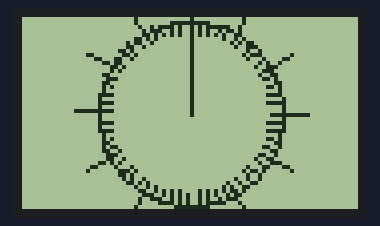
Simulated run of this sketch. Board: Arduino Uno, built with avr-gcc and run on an emulated ATmega328P. On the bench: 84×48 one-colour display.

Above: at 2.1 s.
At 6.3 s:
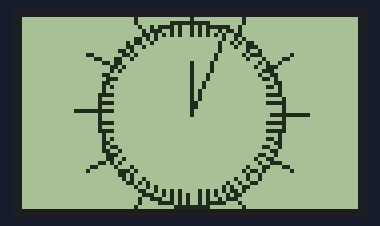
At 10.5 s:
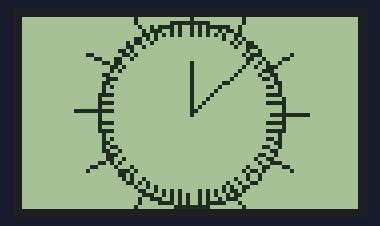
At 19.9 s:
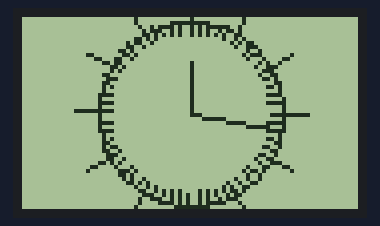
At 29.4 s:
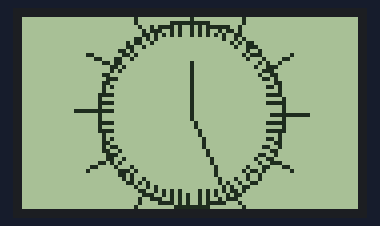
At 38.8 s:
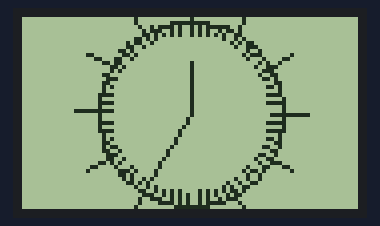

Measured:
- what the display in image 0 shows lasts 1.0 s, from 2.1 s to 3.1 s

The sketch:

analog_saatt.ino
```cpp
//https://engineeringvolkan.wordpress.com
//VOLKAN UNAL
//NOKİA5110 EKRAN KULLANILMIŞTIR , DİĞER EKRANLAR İÇİN SADECE KÜTÜPHANE DEĞİŞTİRMENİZ YETERLİDİR.
//SAAT MANTIĞI DEĞİŞMEYECEKTİR.

#include <SPI.h>
#include <Adafruit_GFX.h>
#include <Adafruit_PCD8544.h>
Adafruit_PCD8544 display = Adafruit_PCD8544(7, 6, 5, 4, 3);
int saat_merkezx=42;
int saat_merkezy=24;
int saat_yaricapi=23;
const float dereceden_aciya=0.0174533;
int i,y,z;
void setup() {
  display.begin();
  display.setContrast(20);
  display.clearDisplay();
  display.display();
  delay(2000);
}
void ekran_ayarla()
{
   display.drawCircle(saat_merkezx,saat_merkezy,saat_yaricapi,BLACK);
  for(int i=0; i<12; i++)
  {
     saat_cubuklari(i);
  }
  for(int i=0; i<60; i++)
  {
    saat_ibreleri(i);
  }
}
void loop()
{
    display.clearDisplay();
    ekran_ayarla();
    saniye_ciz(i);
    dakika_ciz(y);
    saat_ciz(z);
    //display.setCursor(24,24);
   // display.print("volkan");
    display.display();
    delay(1000);
    i++;
    if(i>=60) { i=i%60; y++;}
    if(y>=60) { y=y%60; z++;}
}
void saniye_ciz(int saniye)
{
  float saniye_x,saniye_y;
  saniye_x =23*cos((saniye*6+270)*dereceden_aciya);
  saniye_y =23*sin((saniye*6+270)*dereceden_aciya);
  display.drawLine(saat_merkezx,saat_merkezy,saniye_x+saat_merkezx,saniye_y+saat_merkezy,BLACK);
}
void saat_ciz(int saat)
{
  float saat_x,saat_y;
  saat_x=8*cos((saat*30+270)*dereceden_aciya);
  saat_y=8*sin((saat*30+270)*dereceden_aciya);
  display.drawLine(saat_merkezx,saat_merkezy,saat_x+saat_merkezx,saat_y+saat_merkezy,BLACK);
}
void dakika_ciz(int dakika)
{

  float dakika_x,dakika_y;
  dakika_x=13*cos((dakika*6+270)*dereceden_aciya);
  dakika_y=13*sin((dakika*6+270)*dereceden_aciya);
  display.drawLine(saat_merkezx,saat_merkezy,dakika_x+saat_merkezx,dakika_y+saat_merkezy,BLACK);
}
void saat_cubuklari(int saat_cubuklari)
{
  float x1, y1, x2, y2;
  saat_cubuklari=saat_cubuklari*30;
  saat_cubuklari=saat_cubuklari+270;
  x1=29*cos(saat_cubuklari*dereceden_aciya);
  y1=29*sin(saat_cubuklari*dereceden_aciya);
  x2=20*cos(saat_cubuklari*dereceden_aciya);
  y2=20*sin(saat_cubuklari*dereceden_aciya);
  display.drawLine(x1+saat_merkezx, y1+saat_merkezy, x2+saat_merkezx, y2+saat_merkezy,BLACK);
}
void saat_ibreleri(int ibre)
{
  float x1, y1, x2, y2;
  ibre=ibre*6;
  ibre=ibre+360;
  x1=23*cos(ibre*dereceden_aciya);
  y1=23*sin(ibre*dereceden_aciya);
  x2=20*cos(ibre*dereceden_aciya);
  y2=20*sin(ibre*dereceden_aciya);
  display.drawLine(x1+saat_merkezx, y1+saat_merkezy, x2+saat_merkezx, y2+saat_merkezy,BLACK);
}
```
